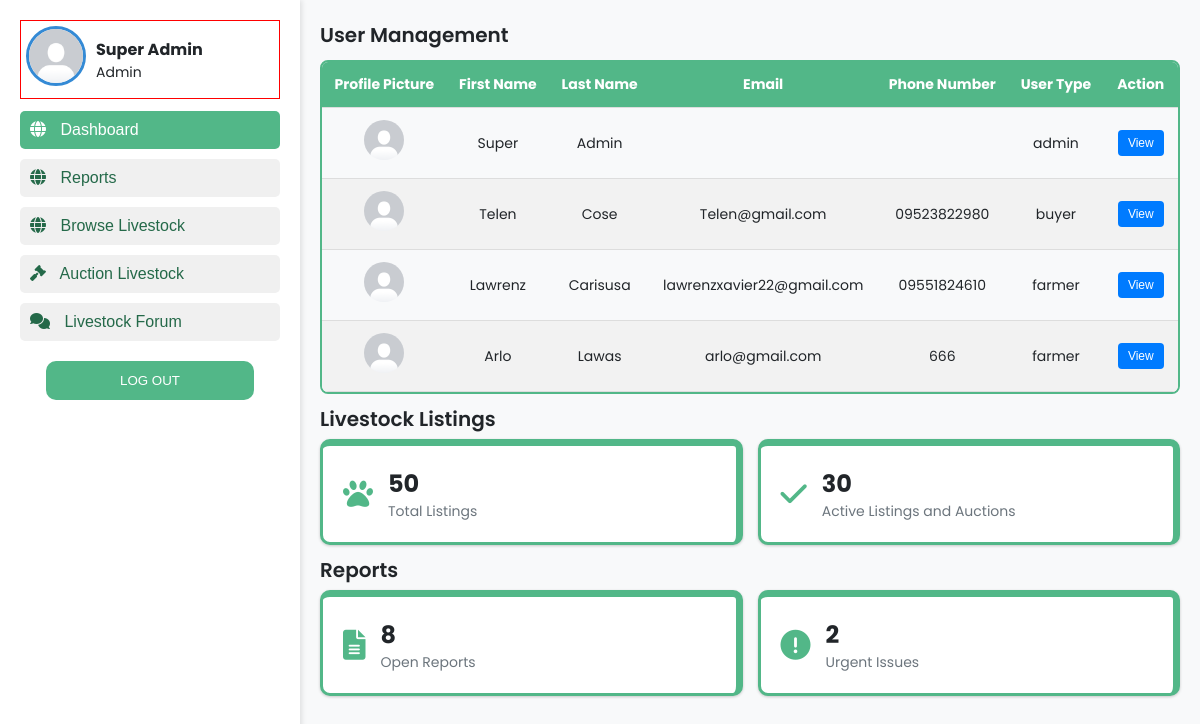
The app's page /Frontend/Admin/admin_dashboard.php (signed in), older data.
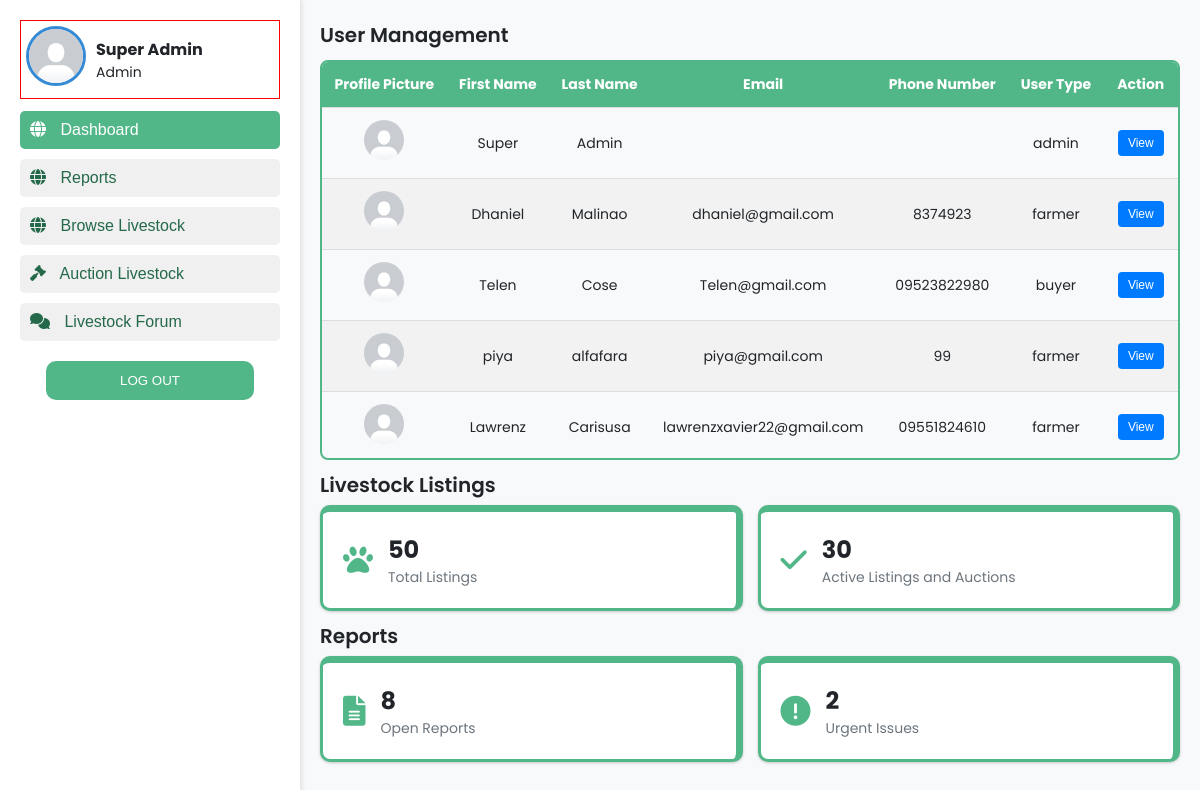
The same page, newer data.
### tables this page shows
CREATE TABLE `tbl_users` (
  `id` int(11) NOT NULL,
  `user_type` varchar(255) NOT NULL,
  `first_name` varchar(255) NOT NULL,
  `last_name` varchar(255) NOT NULL,
  `username` varchar(255) NOT NULL,
  `phone` varchar(255) NOT NULL,
  `email` varchar(255) NOT NULL,
  `password` varchar(255) NOT NULL,
  `profile_picture` varchar(255) NOT NULL
);

### Frontend/Admin/admin_dashboard.php (the view, shortened to what this page needs)
<?php
include('../../Backend/db/db_connect.php');
$default_profile_picture = '../../Assets/default-profile.png';
$user_query = "SELECT first_name, last_name, profile_picture, email, phone, user_type FROM tbl_users";
$user_result = mysqli_query($con, $user_query);
?>
<!DOCTYPE html>
<html lang="en">
<head>
    <link rel="stylesheet" href="../../css/main.css">
    <link rel="stylesheet" href="../../css/sidebar.css">
    <link rel="stylesheet" href="../../css/admin_dashboard.css">
    <link rel="stylesheet" href="https://cdnjs.cloudflare.com/ajax/libs/font-awesome/6.0.0-beta3/css/all.min.css">
</head>
<body>
    <div class="container">
        <?php
        include('../../sidebar/sidebar-admin.php');
        ?>
        <div class="main-content">
            <div class="dashboard-content">
                <div class="dashboard-section">
                    <h2>User Management</h2>
                    <div class="table-container">
                        <table class="user-management-table">
                            <thead>
                                <tr>
                                    <th>Profile Picture</th>
                                    <th>First Name</th>
                                    <th>Last Name</th>
                                    <th>Email</th>
                                    <th>Phone Number</th>
                                    <th>User Type</th>
                                    <th>Action</th>
                                </tr>
                            </thead>
                            <tbody>
                                <?php while ($user = mysqli_fetch_assoc($user_result)) {
                                    $user_profile_picture = !empty($user['profile_picture']) && file_exists('../../uploads/profile_pictures/' . $user['profile_picture'])
                                        ? '../../uploads/profile_pictures/' . $user['profile_picture']
                                        : $default_profile_picture;
                                ?>
                                    <tr>
                                        <td><img src="<?php echo htmlspecialchars($user_profile_picture); ?>" alt="Profile Picture" class="profile-img"></td>
                                        <td><?php echo htmlspecialchars($user['first_name']); ?></td>
                                        <td><?php echo htmlspecialchars($user['last_name']); ?></td>
                                        <td><?php echo htmlspecialchars($user['email']); ?></td>
                                        <td><?php echo htmlspecialchars($user['phone']); ?></td>
                                        <td><?php echo htmlspecialchars($user['user_type']); ?></td>
                                        <td>
                                            <button class="action-btn view-btn">View</button>
                                        </td>
                                    </tr>
                                <?php } ?>
                            </tbody>
                        </table>
                    </div>
                </div>
                <div class="dashboard-section">
                    <h2>Livestock Listings</h2>
                    <div class="listing-cards">
                        <div class="card">
                            <i class="fas fa-paw"></i>
                            <div>
                                <h3>50</h3>
                                <p>Total Listings</p>
                            </div>
                        </div>
                        <div class="card">
                            <i class="fas fa-check"></i>
                            <div>
                                <h3>30</h3>
                                <p>Active Listings and Auctions</p>
                            </div>
                        </div>
                    </div>
                </div>
                <div class="dashboard-section">
                    <h2>Reports</h2>
                    <div class="report-cards">
                        <div class="card">
                            <i class="fas fa-file-alt"></i>
                            <div>
                                <h3>8</h3>
                                <p>Open Reports</p>
                            </div>
                        </div>
                        <div class="card">
                            <i class="fas fa-exclamation-circle"></i>
                            <div>
                                <h3>2</h3>
                                <p>Urgent Issues</p>
                            </div>
                        </div>
                    </div>
                </div>
            </div>
        </div>
    </div>
</body>
</html>

Row changes from the older to the newer data that the page shows:
removed tbl_users: first_name "Arlo", last_name "Lawas", email "arlo@gmail.com", phone "666", user_type "farmer"
added tbl_users: first_name "Dhaniel", last_name "Malinao", email "dhaniel@gmail.com", phone "8374923", user_type "farmer"
added tbl_users: first_name "piya", last_name "alfafara", email "piya@gmail.com", phone "99", user_type "farmer"
